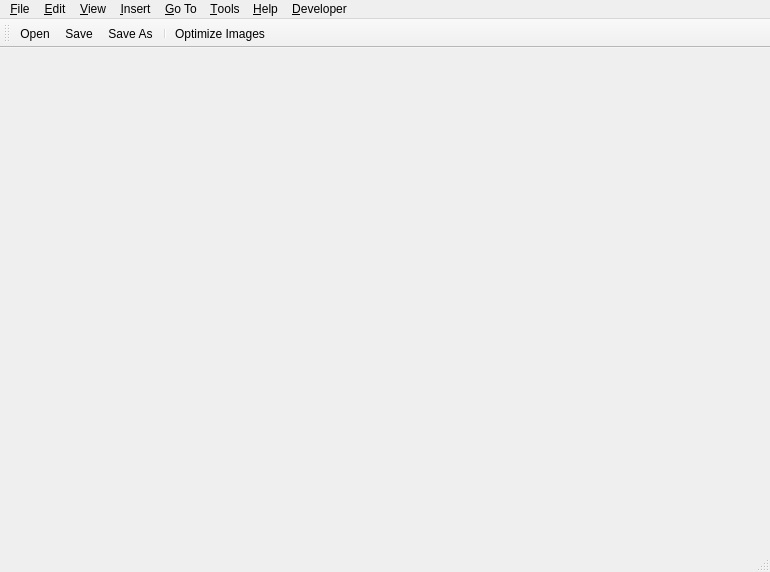
<?xml version="1.0" encoding="UTF-8"?>
<ui version="4.0">
 <class>PDFEditorMainWindow</class>
 <widget class="QMainWindow" name="PDFEditorMainWindow">
  <property name="geometry">
   <rect>
    <x>0</x>
    <y>0</y>
    <width>770</width>
    <height>572</height>
   </rect>
  </property>
  <property name="windowTitle">
   <string>PDF Editor</string>
  </property>
  <widget class="QWidget" name="centralWidget"/>
  <widget class="QMenuBar" name="menuBar">
   <property name="geometry">
    <rect>
     <x>0</x>
     <y>0</y>
     <width>770</width>
     <height>22</height>
    </rect>
   </property>
   <widget class="QMenu" name="menuFile">
    <property name="title">
     <string>&amp;File</string>
    </property>
    <addaction name="actionOpen"/>
    <addaction name="actionClose"/>
    <addaction name="actionAutomaticDocumentRefresh"/>
    <addaction name="separator"/>
    <addaction name="actionSave"/>
    <addaction name="actionSave_As"/>
    <addaction name="separator"/>
    <addaction name="actionPrint"/>
    <addaction name="actionRender_to_Images"/>
    <addaction name="separator"/>
    <addaction name="actionProperties"/>
    <addaction name="separator"/>
    <addaction name="actionClearRecentFileHistory"/>
    <addaction name="separator"/>
    <addaction name="actionQuit"/>
   </widget>
   <widget class="QMenu" name="menuGoTo">
    <property name="title">
     <string>&amp;Go To</string>
    </property>
    <widget class="QMenu" name="menuBookmarkSettings">
     <property name="title">
      <string>Book&amp;mark Settings</string>
     </property>
     <addaction name="actionBookmarkExport"/>
     <addaction name="actionBookmarkImport"/>
     <addaction name="actionBookmarkAutoGenerate"/>
    </widget>
    <addaction name="actionGoToDocumentStart"/>
    <addaction name="actionGoToDocumentEnd"/>
    <addaction name="actionGoToPreviousPage"/>
    <addaction name="actionGoToNextPage"/>
    <addaction name="actionGoToPreviousLine"/>
    <addaction name="actionGoToNextLine"/>
    <addaction name="separator"/>
    <addaction name="actionBookmarkPage"/>
    <addaction name="actionGotoPreviousBookmark"/>
    <addaction name="actionGotoNextBookmark"/>
    <addaction name="menuBookmarkSettings"/>
   </widget>
   <widget class="QMenu" name="menuView">
    <property name="title">
     <string>&amp;View</string>
    </property>
    <widget class="QMenu" name="menuPage_Layout">
     <property name="title">
      <string>Page La&amp;yout</string>
     </property>
     <addaction name="actionPageLayoutSinglePage"/>
     <addaction name="actionPageLayoutContinuous"/>
     <addaction name="actionPageLayoutTwoPages"/>
     <addaction name="actionPageLayoutTwoColumns"/>
     <addaction name="separator"/>
     <addaction name="actionFirstPageOnRightSide"/>
    </widget>
    <widget class="QMenu" name="menuRendering_Options">
     <property name="title">
      <string>Re&amp;ndering Options</string>
     </property>
     <addaction name="actionRenderOptionAntialiasing"/>
     <addaction name="actionRenderOptionTextAntialiasing"/>
     <addaction name="actionRenderOptionSmoothPictures"/>
     <addaction name="actionRenderOptionIgnoreOptionalContentSettings"/>
     <addaction name="actionRenderOptionDisplayAnnotations"/>
     <addaction name="actionRenderOptionDisplayRenderTimes"/>
    </widget>
    <addaction name="menuPage_Layout"/>
    <addaction name="actionFullscreenMode"/>
    <addaction name="separator"/>
    <addaction name="menuRendering_Options"/>
    <addaction name="separator"/>
    <addaction name="actionRotateRight"/>
    <addaction name="actionRotateLeft"/>
    <addaction name="separator"/>
    <addaction name="actionZoom_In"/>
    <addaction name="actionZoom_Out"/>
    <addaction name="separator"/>
    <addaction name="actionFitPage"/>
    <addaction name="actionFitWidth"/>
    <addaction name="actionFitHeight"/>
    <addaction name="separator"/>
    <addaction name="actionColorInvert"/>
    <addaction name="actionColorGrayscale"/>
    <addaction name="actionColorHighContrast"/>
    <addaction name="actionColorBitonal"/>
    <addaction name="actionColorCustom"/>
   </widget>
   <widget class="QMenu" name="menuTools">
    <property name="title">
     <string>&amp;Tools</string>
    </property>
    <addaction name="actionMagnifier"/>
    <addaction name="actionScreenshot"/>
    <addaction name="actionExtractImage"/>
    <addaction name="separator"/>
    <addaction name="actionRendering_Errors"/>
    <addaction name="separator"/>
    <addaction name="actionOptions"/>
    <addaction name="actionResetToFactorySettings"/>
    <addaction name="separator"/>
    <addaction name="actionCertificateManager"/>
   </widget>
   <widget class="QMenu" name="menuHelp">
    <property name="title">
     <string>&amp;Help</string>
    </property>
    <addaction name="actionGetSource"/>
    <addaction name="actionAbout"/>
   </widget>
   <widget class="QMenu" name="menuDeveloper">
    <property name="title">
     <string>&amp;Developer</string>
    </property>
    <addaction name="actionShow_Text_Blocks"/>
    <addaction name="actionShow_Text_Lines"/>
   </widget>
   <widget class="QMenu" name="menuEdit">
    <property name="title">
     <string>&amp;Edit</string>
    </property>
    <addaction name="actionUndo"/>
    <addaction name="actionRedo"/>
    <addaction name="separator"/>
    <addaction name="actionFind"/>
    <addaction name="actionFindPrevious"/>
    <addaction name="actionFindNext"/>
    <addaction name="separator"/>
    <addaction name="actionSelectText"/>
    <addaction name="actionCopyText"/>
    <addaction name="actionSelectTextAll"/>
    <addaction name="actionDeselectText"/>
    <addaction name="separator"/>
    <addaction name="actionSelectTable"/>
    <addaction name="separator"/>
    <addaction name="actionEncryption"/>
    <addaction name="actionOptimize"/>
    <addaction name="actionOptimizeImages"/>
    <addaction name="separator"/>
    <addaction name="actionSanitize"/>
    <addaction name="actionRemoveExternalLinks"/>
    <addaction name="actionPageGeometry"/>
    <addaction name="actionCreateBitonalDocument"/>
    <addaction name="separator"/>
    <addaction name="actionPrepareScannedPages"/>
    <addaction name="actionRecognizeText"/>
    <addaction name="actionBatchRecognizeText"/>
    <addaction name="actionManageOCRLanguages"/>
   </widget>
   <widget class="QMenu" name="menuInsert">
    <property name="title">
     <string>&amp;Insert</string>
    </property>
    <widget class="QMenu" name="menuSticky_Note">
     <property name="title">
      <string>Sticky &amp;Note</string>
     </property>
     <addaction name="actionStickyNoteComment"/>
     <addaction name="actionStickyNoteHelp"/>
     <addaction name="actionStickyNoteNote"/>
    </widget>
    <widget class="QMenu" name="menuStamp">
     <property name="title">
      <string>&amp;Stamp</string>
     </property>
    </widget>
    <widget class="QMenu" name="menuTextHighlight">
     <property name="title">
      <string>Text Hi&amp;ghlight</string>
     </property>
     <addaction name="actionCreateTextHighlight"/>
     <addaction name="actionCreateTextUnderline"/>
     <addaction name="actionCreateTextStrikeout"/>
     <addaction name="actionCreateTextSquiggly"/>
    </widget>
    <widget class="QMenu" name="menuHyperlinkToThisPDF">
     <property name="title">
      <string>Hyperlink to this PDF</string>
     </property>
     <addaction name="actionCreateHyperlinkToThisPDFFit"/>
     <addaction name="actionCreateHyperlinkToThisPDFFitH"/>
     <addaction name="actionCreateHyperlinkToThisPDFFitV"/>
     <addaction name="actionCreateHyperlinkToThisPDFFitR"/>
     <addaction name="actionCreateHyperlinkToThisPDFFitB"/>
     <addaction name="actionCreateHyperlinkToThisPDFFitBH"/>
     <addaction name="actionCreateHyperlinkToThisPDFFitBV"/>
     <addaction name="actionCreateHyperlinkToThisPDFXYZ"/>
     <addaction name="actionCreateHyperlinkToThisPDFXYZInheritZoom"/>
    </widget>
    <addaction name="menuSticky_Note"/>
    <addaction name="actionCreateHyperlink"/>
    <addaction name="menuHyperlinkToThisPDF"/>
    <addaction name="actionInlineText"/>
    <addaction name="actionCreateStraightLine"/>
    <addaction name="actionCreatePolyline"/>
    <addaction name="actionCreateRectangle"/>
    <addaction name="actionCreatePolygon"/>
    <addaction name="actionCreateEllipse"/>
    <addaction name="actionCreateFreehandCurve"/>
    <addaction name="menuStamp"/>
    <addaction name="menuTextHighlight"/>
    <addaction name="separator"/>
    <addaction name="actionDeleteAnnotation"/>
    <addaction name="separator"/>
    <addaction name="actionInsertPageNumbers"/>
   </widget>
   <addaction name="menuFile"/>
   <addaction name="menuEdit"/>
   <addaction name="menuView"/>
   <addaction name="menuInsert"/>
   <addaction name="menuGoTo"/>
   <addaction name="menuTools"/>
   <addaction name="menuHelp"/>
   <addaction name="menuDeveloper"/>
  </widget>
  <widget class="QToolBar" name="mainToolBar">
   <attribute name="toolBarArea">
    <enum>TopToolBarArea</enum>
   </attribute>
   <attribute name="toolBarBreak">
    <bool>false</bool>
   </attribute>
   <addaction name="actionOpen"/>
   <addaction name="actionSave"/>
   <addaction name="actionSave_As"/>
   <addaction name="separator"/>
   <addaction name="actionOptimizeImages"/>
  </widget>
  <widget class="QStatusBar" name="statusBar"/>
  <action name="actionOpen">
   <property name="icon">
    <iconset resource="pdf4qtlibgui.qrc">
     <normaloff>:/resources/open.svg</normaloff>:/resources/open.svg</iconset>
   </property>
   <property name="text">
    <string>&amp;Open...</string>
   </property>
  </action>
  <action name="actionClose">
   <property name="icon">
    <iconset resource="pdf4qtlibgui.qrc">
     <normaloff>:/resources/close.svg</normaloff>:/resources/close.svg</iconset>
   </property>
   <property name="text">
    <string>&amp;Close</string>
   </property>
  </action>
  <action name="actionQuit">
   <property name="icon">
    <iconset resource="pdf4qtlibgui.qrc">
     <normaloff>:/resources/quit.svg</normaloff>:/resources/quit.svg</iconset>
   </property>
   <property name="text">
    <string>&amp;Quit</string>
   </property>
  </action>
  <action name="actionPageLayoutSinglePage">
   <property name="checkable">
    <bool>true</bool>
   </property>
   <property name="text">
    <string>&amp;Single Page</string>
   </property>
   <property name="toolTip">
    <string>Single Page</string>
   </property>
   <property name="shortcut">
    <string>Ctrl+1</string>
   </property>
  </action>
  <action name="actionPageLayoutContinuous">
   <property name="checkable">
    <bool>true</bool>
   </property>
   <property name="text">
    <string>&amp;Continuous</string>
   </property>
   <property name="toolTip">
    <string>Continuous</string>
   </property>
   <property name="shortcut">
    <string>Ctrl+2</string>
   </property>
  </action>
  <action name="actionPageLayoutTwoPages">
   <property name="checkable">
    <bool>true</bool>
   </property>
   <property name="text">
    <string>Two &amp;Pages</string>
   </property>
   <property name="toolTip">
    <string>Two Pages</string>
   </property>
   <property name="shortcut">
    <string>Ctrl+3</string>
   </property>
  </action>
  <action name="actionPageLayoutTwoColumns">
   <property name="checkable">
    <bool>true</bool>
   </property>
   <property name="text">
    <string>&amp;Two columns</string>
   </property>
   <property name="toolTip">
    <string>Two columns</string>
   </property>
   <property name="shortcut">
    <string>Ctrl+4</string>
   </property>
  </action>
  <action name="actionFirstPageOnRightSide">
   <property name="checkable">
    <bool>true</bool>
   </property>
   <property name="text">
    <string>&amp;First page on right side</string>
   </property>
   <property name="toolTip">
    <string>First page on right side</string>
   </property>
   <property name="shortcut">
    <string>Ctrl+5</string>
   </property>
  </action>
  <action name="actionFullscreenMode">
   <property name="checkable">
    <bool>true</bool>
   </property>
   <property name="text">
    <string>&amp;Fullscreen Mode</string>
   </property>
   <property name="toolTip">
    <string>Fullscreen Mode</string>
   </property>
  </action>
  <action name="actionRendering_Errors">
   <property name="icon">
    <iconset resource="pdf4qtlibgui.qrc">
     <normaloff>:/resources/rendering-errors.svg</normaloff>:/resources/rendering-errors.svg</iconset>
   </property>
   <property name="text">
    <string>&amp;Rendering Errors...</string>
   </property>
   <property name="shortcut">
    <string>Ctrl+E</string>
   </property>
  </action>
  <action name="actionRenderOptionAntialiasing">
   <property name="checkable">
    <bool>true</bool>
   </property>
   <property name="text">
    <string>&amp;Antialiasing</string>
   </property>
   <property name="toolTip">
    <string>Antialiasing</string>
   </property>
  </action>
  <action name="actionRenderOptionTextAntialiasing">
   <property name="checkable">
    <bool>true</bool>
   </property>
   <property name="text">
    <string>&amp;Text Antialiasing</string>
   </property>
   <property name="toolTip">
    <string>Text Antialiasing</string>
   </property>
  </action>
  <action name="actionRenderOptionSmoothPictures">
   <property name="checkable">
    <bool>true</bool>
   </property>
   <property name="text">
    <string>&amp;Smooth Pictures</string>
   </property>
   <property name="toolTip">
    <string>Smooth Pictures</string>
   </property>
  </action>
  <action name="actionRenderOptionIgnoreOptionalContentSettings">
   <property name="checkable">
    <bool>true</bool>
   </property>
   <property name="text">
    <string>&amp;Ignore Optional Content Settings</string>
   </property>
   <property name="toolTip">
    <string>Ignore Optional Content Settings</string>
   </property>
  </action>
  <action name="actionOptions">
   <property name="icon">
    <iconset resource="pdf4qtlibgui.qrc">
     <normaloff>:/resources/settings.svg</normaloff>:/resources/settings.svg</iconset>
   </property>
   <property name="text">
    <string>&amp;Options...</string>
   </property>
   <property name="shortcut">
    <string>Ctrl+K</string>
   </property>
  </action>
  <action name="actionResetToFactorySettings">
   <property name="text">
    <string>Reset to &amp;Factory Settings</string>
   </property>
  </action>
  <action name="actionZoom_In">
   <property name="icon">
    <iconset resource="pdf4qtlibgui.qrc">
     <normaloff>:/resources/zoom-in.svg</normaloff>:/resources/zoom-in.svg</iconset>
   </property>
   <property name="text">
    <string>&amp;Zoom In</string>
   </property>
  </action>
  <action name="actionZoom_Out">
   <property name="icon">
    <iconset resource="pdf4qtlibgui.qrc">
     <normaloff>:/resources/zoom-out.svg</normaloff>:/resources/zoom-out.svg</iconset>
   </property>
   <property name="text">
    <string>Zoom &amp;Out</string>
   </property>
  </action>
  <action name="actionAbout">
   <property name="icon">
    <iconset resource="pdf4qtlibgui.qrc">
     <normaloff>:/resources/book.svg</normaloff>:/resources/book.svg</iconset>
   </property>
   <property name="text">
    <string>&amp;About...</string>
   </property>
  </action>
  <action name="actionFitPage">
   <property name="icon">
    <iconset resource="pdf4qtlibgui.qrc">
     <normaloff>:/resources/zoom-fit.svg</normaloff>:/resources/zoom-fit.svg</iconset>
   </property>
   <property name="text">
    <string>Fit &amp;Page</string>
   </property>
  </action>
  <action name="actionFitWidth">
   <property name="icon">
    <iconset resource="pdf4qtlibgui.qrc">
     <normaloff>:/resources/zoom-fit-horizontal.svg</normaloff>:/resources/zoom-fit-horizontal.svg</iconset>
   </property>
   <property name="text">
    <string>Fit &amp;Width</string>
   </property>
   <property name="shortcut">
    <string>W</string>
   </property>
  </action>
  <action name="actionFitHeight">
   <property name="icon">
    <iconset resource="pdf4qtlibgui.qrc">
     <normaloff>:/resources/zoom-fit-vertical.svg</normaloff>:/resources/zoom-fit-vertical.svg</iconset>
   </property>
   <property name="text">
    <string>&amp;Fit Height</string>
   </property>
   <property name="shortcut">
    <string>H</string>
   </property>
  </action>
  <action name="actionProperties">
   <property name="icon">
    <iconset resource="pdf4qtlibgui.qrc">
     <normaloff>:/resources/info.svg</normaloff>:/resources/info.svg</iconset>
   </property>
   <property name="text">
    <string>Prope&amp;rties...</string>
   </property>
  </action>
  <action name="actionShow_Text_Blocks">
   <property name="checkable">
    <bool>true</bool>
   </property>
   <property name="text">
    <string>Show Text &amp;Blocks</string>
   </property>
  </action>
  <action name="actionShow_Text_Lines">
   <property name="checkable">
    <bool>true</bool>
   </property>
   <property name="text">
    <string>Show Text &amp;Lines</string>
   </property>
  </action>
  <action name="actionFind">
   <property name="icon">
    <iconset resource="pdf4qtlibgui.qrc">
     <normaloff>:/resources/find.svg</normaloff>:/resources/find.svg</iconset>
   </property>
   <property name="text">
    <string>&amp;Find</string>
   </property>
  </action>
  <action name="actionFindPrevious">
   <property name="icon">
    <iconset resource="pdf4qtlibgui.qrc">
     <normaloff>:/resources/find-previous.svg</normaloff>:/resources/find-previous.svg</iconset>
   </property>
   <property name="text">
    <string>Fin&amp;d Previous</string>
   </property>
  </action>
  <action name="actionFindNext">
   <property name="icon">
    <iconset resource="pdf4qtlibgui.qrc">
     <normaloff>:/resources/find-next.svg</normaloff>:/resources/find-next.svg</iconset>
   </property>
   <property name="text">
    <string>Fi&amp;nd Next</string>
   </property>
  </action>
  <action name="actionSelectText">
   <property name="checkable">
    <bool>true</bool>
   </property>
   <property name="icon">
    <iconset resource="pdf4qtlibgui.qrc">
     <normaloff>:/resources/select-text.svg</normaloff>:/resources/select-text.svg</iconset>
   </property>
   <property name="text">
    <string>Select te&amp;xt</string>
   </property>
  </action>
  <action name="actionSelectTable">
   <property name="checkable">
    <bool>true</bool>
   </property>
   <property name="icon">
    <iconset resource="pdf4qtlibgui.qrc">
     <normaloff>:/resources/select-table.svg</normaloff>:/resources/select-table.svg</iconset>
   </property>
   <property name="text">
    <string>Select &amp;table</string>
   </property>
  </action>
  <action name="actionSelectTextAll">
   <property name="icon">
    <iconset resource="pdf4qtlibgui.qrc">
     <normaloff>:/resources/select-all-text.svg</normaloff>:/resources/select-all-text.svg</iconset>
   </property>
   <property name="text">
    <string>Select &amp;All</string>
   </property>
  </action>
  <action name="actionDeselectText">
   <property name="icon">
    <iconset resource="pdf4qtlibgui.qrc">
     <normaloff>:/resources/deselect-text.svg</normaloff>:/resources/deselect-text.svg</iconset>
   </property>
   <property name="text">
    <string>Dese&amp;lect</string>
   </property>
  </action>
  <action name="actionCopyText">
   <property name="icon">
    <iconset resource="pdf4qtlibgui.qrc">
     <normaloff>:/resources/copy-text.svg</normaloff>:/resources/copy-text.svg</iconset>
   </property>
   <property name="text">
    <string>&amp;Copy text</string>
   </property>
  </action>
  <action name="actionColorInvert">
   <property name="checkable">
    <bool>true</bool>
   </property>
   <property name="icon">
    <iconset resource="pdf4qtlibgui.qrc">
     <normaloff>:/resources/invert-colors.svg</normaloff>:/resources/invert-colors.svg</iconset>
   </property>
   <property name="text">
    <string>Color | &amp;Inverted</string>
   </property>
  </action>
  <action name="actionColorGrayscale">
   <property name="checkable">
    <bool>true</bool>
   </property>
   <property name="icon">
    <iconset resource="pdf4qtlibgui.qrc">
     <normaloff>:/resources/invert-colors.svg</normaloff>:/resources/invert-colors.svg</iconset>
   </property>
   <property name="text">
    <string>Color | &amp;Grayscale</string>
   </property>
  </action>
  <action name="actionColorHighContrast">
   <property name="checkable">
    <bool>true</bool>
   </property>
   <property name="icon">
    <iconset resource="pdf4qtlibgui.qrc">
     <normaloff>:/resources/invert-colors.svg</normaloff>:/resources/invert-colors.svg</iconset>
   </property>
   <property name="text">
    <string>Color | &amp;High Contrast</string>
   </property>
  </action>
  <action name="actionColorBitonal">
   <property name="checkable">
    <bool>true</bool>
   </property>
   <property name="icon">
    <iconset resource="pdf4qtlibgui.qrc">
     <normaloff>:/resources/invert-colors.svg</normaloff>:/resources/invert-colors.svg</iconset>
   </property>
   <property name="text">
    <string>Color | &amp;Monochromatic</string>
   </property>
  </action>
  <action name="actionColorCustom">
   <property name="checkable">
    <bool>true</bool>
   </property>
   <property name="icon">
    <iconset resource="pdf4qtlibgui.qrc">
     <normaloff>:/resources/invert-colors.svg</normaloff>:/resources/invert-colors.svg</iconset>
   </property>
   <property name="text">
    <string>Color | &amp;Custom</string>
   </property>
  </action>
  <action name="actionRotateRight">
   <property name="icon">
    <iconset resource="pdf4qtlibgui.qrc">
     <normaloff>:/resources/rotate-right.svg</normaloff>:/resources/rotate-right.svg</iconset>
   </property>
   <property name="text">
    <string>Rotate &amp;Right</string>
   </property>
  </action>
  <action name="actionRotateLeft">
   <property name="icon">
    <iconset resource="pdf4qtlibgui.qrc">
     <normaloff>:/resources/rotate-left.svg</normaloff>:/resources/rotate-left.svg</iconset>
   </property>
   <property name="text">
    <string>Rotate &amp;Left</string>
   </property>
  </action>
  <action name="actionPrint">
   <property name="icon">
    <iconset resource="pdf4qtlibgui.qrc">
     <normaloff>:/resources/print.svg</normaloff>:/resources/print.svg</iconset>
   </property>
   <property name="text">
    <string>&amp;Print...</string>
   </property>
  </action>
  <action name="actionRender_to_Images">
   <property name="text">
    <string>Render to &amp;Images...</string>
   </property>
  </action>
  <action name="actionMagnifier">
   <property name="checkable">
    <bool>true</bool>
   </property>
   <property name="icon">
    <iconset resource="pdf4qtlibgui.qrc">
     <normaloff>:/resources/magnifier.svg</normaloff>:/resources/magnifier.svg</iconset>
   </property>
   <property name="text">
    <string>&amp;Magnifier</string>
   </property>
   <property name="toolTip">
    <string>Magnifier Tool</string>
   </property>
  </action>
  <action name="actionScreenshot">
   <property name="checkable">
    <bool>true</bool>
   </property>
   <property name="icon">
    <iconset resource="pdf4qtlibgui.qrc">
     <normaloff>:/resources/screenshot-tool.svg</normaloff>:/resources/screenshot-tool.svg</iconset>
   </property>
   <property name="text">
    <string>&amp;Screenshot</string>
   </property>
  </action>
  <action name="actionExtractImage">
   <property name="checkable">
    <bool>true</bool>
   </property>
   <property name="icon">
    <iconset resource="pdf4qtlibgui.qrc">
     <normaloff>:/resources/extract-image.svg</normaloff>:/resources/extract-image.svg</iconset>
   </property>
   <property name="text">
    <string>&amp;Extract Image</string>
   </property>
  </action>
  <action name="actionRenderOptionDisplayAnnotations">
   <property name="checkable">
    <bool>true</bool>
   </property>
   <property name="text">
    <string>&amp;Display Annotations</string>
   </property>
   <property name="toolTip">
    <string>Display Annotations</string>
   </property>
  </action>
  <action name="actionUndo">
   <property name="icon">
    <iconset resource="pdf4qtlibgui.qrc">
     <normaloff>:/resources/undo.svg</normaloff>:/resources/undo.svg</iconset>
   </property>
   <property name="text">
    <string>&amp;Undo</string>
   </property>
  </action>
  <action name="actionRedo">
   <property name="icon">
    <iconset resource="pdf4qtlibgui.qrc">
     <normaloff>:/resources/redo.svg</normaloff>:/resources/redo.svg</iconset>
   </property>
   <property name="text">
    <string>&amp;Redo</string>
   </property>
  </action>
  <action name="actionOptimize">
   <property name="icon">
    <iconset resource="pdf4qtlibgui.qrc">
     <normaloff>:/resources/optimize.svg</normaloff>:/resources/optimize.svg</iconset>
   </property>
   <property name="text">
    <string>&amp;Optimize...</string>
   </property>
   <property name="statusTip">
    <string>Optimizes document to reduce file size.</string>
   </property>
  </action>
  <action name="actionOptimizeImages">
   <property name="icon">
    <iconset resource="pdf4qtlibgui.qrc">
     <normaloff>:/resources/optimize.svg</normaloff>:/resources/optimize.svg</iconset>
   </property>
   <property name="text">
    <string>Optimize &amp;Images...</string>
   </property>
   <property name="statusTip">
    <string>Optimizes embedded images to reduce file size.</string>
   </property>
  </action>
  <action name="actionSave_As">
   <property name="icon">
    <iconset resource="pdf4qtlibgui.qrc">
     <normaloff>:/resources/save-as.svg</normaloff>:/resources/save-as.svg</iconset>
   </property>
   <property name="text">
    <string>Save &amp;As...</string>
   </property>
  </action>
  <action name="actionSave">
   <property name="icon">
    <iconset resource="pdf4qtlibgui.qrc">
     <normaloff>:/resources/save.svg</normaloff>:/resources/save.svg</iconset>
   </property>
   <property name="text">
    <string>&amp;Save</string>
   </property>
  </action>
  <action name="actionStickyNoteComment">
   <property name="checkable">
    <bool>true</bool>
   </property>
   <property name="text">
    <string>&amp;Comment</string>
   </property>
  </action>
  <action name="actionStickyNoteHelp">
   <property name="checkable">
    <bool>true</bool>
   </property>
   <property name="text">
    <string>&amp;Help</string>
   </property>
  </action>
  <action name="actionStickyNoteNote">
   <property name="checkable">
    <bool>true</bool>
   </property>
   <property name="text">
    <string>No&amp;te</string>
   </property>
  </action>
  <action name="actionCreateHyperlink">
   <property name="checkable">
    <bool>true</bool>
   </property>
   <property name="icon">
    <iconset resource="pdf4qtlibgui.qrc">
     <normaloff>:/resources/hyperlink.svg</normaloff>:/resources/hyperlink.svg</iconset>
   </property>
   <property name="text">
    <string>&amp;Hyperlink</string>
   </property>
  </action>
  <action name="actionCreateHyperlinkToThisPDFFit">
   <property name="checkable">
    <bool>true</bool>
   </property>
   <property name="text">
    <string>Fit Page</string>
   </property>
  </action>
  <action name="actionCreateHyperlinkToThisPDFFitH">
   <property name="checkable">
    <bool>true</bool>
   </property>
   <property name="text">
    <string>Fit Page Horizontally</string>
   </property>
  </action>
  <action name="actionCreateHyperlinkToThisPDFFitV">
   <property name="checkable">
    <bool>true</bool>
   </property>
   <property name="text">
    <string>Fit Page Vertically</string>
   </property>
  </action>
  <action name="actionCreateHyperlinkToThisPDFFitR">
   <property name="checkable">
    <bool>true</bool>
   </property>
   <property name="text">
    <string>Fit Rectangle</string>
   </property>
  </action>
  <action name="actionCreateHyperlinkToThisPDFFitB">
   <property name="checkable">
    <bool>true</bool>
   </property>
   <property name="text">
    <string>Fit Bounding Box</string>
   </property>
  </action>
  <action name="actionCreateHyperlinkToThisPDFFitBH">
   <property name="checkable">
    <bool>true</bool>
   </property>
   <property name="text">
    <string>Fit Bounding Box Horizontally</string>
   </property>
  </action>
  <action name="actionCreateHyperlinkToThisPDFFitBV">
   <property name="checkable">
    <bool>true</bool>
   </property>
   <property name="text">
    <string>Fit Bounding Box Vertically</string>
   </property>
  </action>
  <action name="actionCreateHyperlinkToThisPDFXYZ">
   <property name="checkable">
    <bool>true</bool>
   </property>
   <property name="text">
    <string>XYZ</string>
   </property>
  </action>
  <action name="actionCreateHyperlinkToThisPDFXYZInheritZoom">
   <property name="checkable">
    <bool>true</bool>
   </property>
   <property name="text">
    <string>XYZ (Inherit Zoom)</string>
   </property>
  </action>
  <action name="actionInlineText">
   <property name="checkable">
    <bool>true</bool>
   </property>
   <property name="icon">
    <iconset resource="pdf4qtlibgui.qrc">
     <normaloff>:/resources/annot-inline-text.svg</normaloff>:/resources/annot-inline-text.svg</iconset>
   </property>
   <property name="text">
    <string>&amp;Inline text</string>
   </property>
  </action>
  <action name="actionInsertPageNumbers">
   <property name="checkable">
    <bool>true</bool>
   </property>
   <property name="icon">
    <iconset resource="pdf4qtlibgui.qrc">
     <normaloff>:/resources/insert-page-numbers.svg</normaloff>:/resources/insert-page-numbers.svg</iconset>
   </property>
   <property name="text">
    <string>Insert Page &amp;Numbers...</string>
   </property>
  </action>
  <action name="actionCreateStraightLine">
   <property name="checkable">
    <bool>true</bool>
   </property>
   <property name="icon">
    <iconset resource="pdf4qtlibgui.qrc">
     <normaloff>:/resources/annot-straight-line.svg</normaloff>:/resources/annot-straight-line.svg</iconset>
   </property>
   <property name="text">
    <string>Str&amp;aight Line</string>
   </property>
  </action>
  <action name="actionCreatePolyline">
   <property name="checkable">
    <bool>true</bool>
   </property>
   <property name="icon">
    <iconset resource="pdf4qtlibgui.qrc">
     <normaloff>:/resources/annot-polyline.svg</normaloff>:/resources/annot-polyline.svg</iconset>
   </property>
   <property name="text">
    <string>Pol&amp;yline</string>
   </property>
  </action>
  <action name="actionCreateRectangle">
   <property name="checkable">
    <bool>true</bool>
   </property>
   <property name="icon">
    <iconset resource="pdf4qtlibgui.qrc">
     <normaloff>:/resources/annot-rectangle.svg</normaloff>:/resources/annot-rectangle.svg</iconset>
   </property>
   <property name="text">
    <string>&amp;Rectangle</string>
   </property>
  </action>
  <action name="actionCreatePolygon">
   <property name="checkable">
    <bool>true</bool>
   </property>
   <property name="icon">
    <iconset resource="pdf4qtlibgui.qrc">
     <normaloff>:/resources/annot-polygon.svg</normaloff>:/resources/annot-polygon.svg</iconset>
   </property>
   <property name="text">
    <string>&amp;Polygon</string>
   </property>
  </action>
  <action name="actionCreateEllipse">
   <property name="checkable">
    <bool>true</bool>
   </property>
   <property name="icon">
    <iconset resource="pdf4qtlibgui.qrc">
     <normaloff>:/resources/annot-ellipse.svg</normaloff>:/resources/annot-ellipse.svg</iconset>
   </property>
   <property name="text">
    <string>&amp;Ellipse</string>
   </property>
  </action>
  <action name="actionCreateFreehandCurve">
   <property name="checkable">
    <bool>true</bool>
   </property>
   <property name="icon">
    <iconset resource="pdf4qtlibgui.qrc">
     <normaloff>:/resources/annot-freehand-curve.svg</normaloff>:/resources/annot-freehand-curve.svg</iconset>
   </property>
   <property name="text">
    <string>&amp;Freehand Curve</string>
   </property>
  </action>
  <action name="actionDeleteAnnotation">
   <property name="checkable">
    <bool>true</bool>
   </property>
   <property name="text">
    <string>&amp;Delete Annotations</string>
   </property>
   <property name="toolTip">
    <string>Delete annotations - click on an annotation, or drag a rectangle over several annotations</string>
   </property>
  </action>
  <action name="actionCreateTextHighlight">
   <property name="checkable">
    <bool>true</bool>
   </property>
   <property name="icon">
    <iconset resource="pdf4qtlibgui.qrc">
     <normaloff>:/resources/highlight.svg</normaloff>:/resources/highlight.svg</iconset>
   </property>
   <property name="text">
    <string>&amp;Highlight</string>
   </property>
  </action>
  <action name="actionCreateTextUnderline">
   <property name="checkable">
    <bool>true</bool>
   </property>
   <property name="icon">
    <iconset resource="pdf4qtlibgui.qrc">
     <normaloff>:/resources/underline.svg</normaloff>:/resources/underline.svg</iconset>
   </property>
   <property name="text">
    <string>&amp;Underline</string>
   </property>
  </action>
  <action name="actionCreateTextStrikeout">
   <property name="checkable">
    <bool>true</bool>
   </property>
   <property name="icon">
    <iconset resource="pdf4qtlibgui.qrc">
     <normaloff>:/resources/strikeout.svg</normaloff>:/resources/strikeout.svg</iconset>
   </property>
   <property name="text">
    <string>Stri&amp;keout</string>
   </property>
  </action>
  <action name="actionCreateTextSquiggly">
   <property name="checkable">
    <bool>true</bool>
   </property>
   <property name="icon">
    <iconset resource="pdf4qtlibgui.qrc">
     <normaloff>:/resources/squiggly.svg</normaloff>:/resources/squiggly.svg</iconset>
   </property>
   <property name="text">
    <string>&amp;Squiggly</string>
   </property>
  </action>
  <action name="actionGoToDocumentStart">
   <property name="icon">
    <iconset resource="pdf4qtlibgui.qrc">
     <normaloff>:/resources/previous-start.svg</normaloff>:/resources/previous-start.svg</iconset>
   </property>
   <property name="text">
    <string>Go to document &amp;start</string>
   </property>
  </action>
  <action name="actionGoToDocumentEnd">
   <property name="icon">
    <iconset resource="pdf4qtlibgui.qrc">
     <normaloff>:/resources/next-end.svg</normaloff>:/resources/next-end.svg</iconset>
   </property>
   <property name="text">
    <string>Go to document &amp;end</string>
   </property>
  </action>
  <action name="actionGoToNextPage">
   <property name="icon">
    <iconset resource="pdf4qtlibgui.qrc">
     <normaloff>:/resources/next-page.svg</normaloff>:/resources/next-page.svg</iconset>
   </property>
   <property name="text">
    <string>Go to &amp;next page</string>
   </property>
  </action>
  <action name="actionGoToPreviousPage">
   <property name="icon">
    <iconset resource="pdf4qtlibgui.qrc">
     <normaloff>:/resources/previous-page.svg</normaloff>:/resources/previous-page.svg</iconset>
   </property>
   <property name="text">
    <string>Go to &amp;previous page</string>
   </property>
  </action>
  <action name="actionGoToNextLine">
   <property name="icon">
    <iconset resource="pdf4qtlibgui.qrc">
     <normaloff>:/resources/next.svg</normaloff>:/resources/next.svg</iconset>
   </property>
   <property name="text">
    <string>Go &amp;to next line</string>
   </property>
  </action>
  <action name="actionGoToPreviousLine">
   <property name="icon">
    <iconset resource="pdf4qtlibgui.qrc">
     <normaloff>:/resources/previous.svg</normaloff>:/resources/previous.svg</iconset>
   </property>
   <property name="text">
    <string>Go t&amp;o previous line</string>
   </property>
  </action>
  <action name="actionGetSource">
   <property name="icon">
    <iconset resource="pdf4qtlibgui.qrc">
     <normaloff>:/resources/web.svg</normaloff>:/resources/web.svg</iconset>
   </property>
   <property name="text">
    <string>&amp;Get Source</string>
   </property>
  </action>
  <action name="actionEncryption">
   <property name="icon">
    <iconset resource="pdf4qtlibgui.qrc">
     <normaloff>:/resources/encryption.svg</normaloff>:/resources/encryption.svg</iconset>
   </property>
   <property name="text">
    <string>&amp;Encryption...</string>
   </property>
  </action>
  <action name="actionCertificateManager">
   <property name="icon">
    <iconset resource="pdf4qtlibgui.qrc">
     <normaloff>:/resources/certificate-manager.svg</normaloff>:/resources/certificate-manager.svg</iconset>
   </property>
   <property name="text">
    <string>&amp;Certificates...</string>
   </property>
  </action>
  <action name="actionSanitize">
   <property name="icon">
    <iconset resource="pdf4qtlibgui.qrc">
     <normaloff>:/resources/sanitize-document.svg</normaloff>:/resources/sanitize-document.svg</iconset>
   </property>
   <property name="text">
    <string>&amp;Sanitize...</string>
   </property>
   <property name="toolTip">
    <string>Sanitize document to remove sensitive information.</string>
   </property>
  </action>
  <action name="actionRemoveExternalLinks">
   <property name="text">
    <string>Remove External &amp;Links</string>
   </property>
   <property name="toolTip">
    <string>Remove all external link annotations from the document.</string>
   </property>
  </action>
  <action name="actionPageGeometry">
   <property name="icon">
    <iconset resource="pdf4qtlibgui.qrc">
     <normaloff>:/resources/page.svg</normaloff>:/resources/page.svg</iconset>
   </property>
   <property name="text">
    <string>Page &amp;Geometry...</string>
   </property>
   <property name="toolTip">
    <string>Change page size, margins and content placement.</string>
   </property>
  </action>
  <action name="actionAutomaticDocumentRefresh">
   <property name="checkable">
    <bool>true</bool>
   </property>
   <property name="text">
    <string>Automatic &amp;Document Refresh</string>
   </property>
   <property name="statusTip">
    <string>Automatically reloads the document if a change made by an external program is detected.</string>
   </property>
  </action>
  <action name="actionCreateBitonalDocument">
   <property name="icon">
    <iconset resource="pdf4qtlibgui.qrc">
     <normaloff>:/resources/create-bitonal-document.svg</normaloff>:/resources/create-bitonal-document.svg</iconset>
   </property>
   <property name="text">
    <string>Create &amp;Bitonal Document...</string>
   </property>
   <property name="toolTip">
    <string>Create Bitonal Document</string>
   </property>
   <property name="statusTip">
    <string>Convert the colored images to monochromatic to create a bitonal document.</string>
   </property>
  </action>
  <action name="actionRecognizeText">
   <property name="icon">
    <iconset resource="pdf4qtlibgui.qrc">
     <normaloff>:/resources/ocr.svg</normaloff>:/resources/ocr.svg</iconset>
   </property>
   <property name="text">
    <string>Recognize &amp;Text (OCR)...</string>
   </property>
   <property name="toolTip">
    <string>Recognize Text (OCR)</string>
   </property>
   <property name="statusTip">
    <string>Recognize the text of scanned pages, review it and insert an invisible searchable text layer.</string>
   </property>
  </action>
  <action name="actionPrepareScannedPages">
   <property name="text">
    <string>&amp;Prepare Scanned Pages...</string>
   </property>
   <property name="toolTip">
    <string>Prepare Scanned Pages</string>
   </property>
   <property name="statusTip">
    <string>Crop the scanned pages, split the spreads of a book and straighten the skewed pages before the recognition. The images are not re-encoded.</string>
   </property>
  </action>
  <action name="actionBatchRecognizeText">
   <property name="text">
    <string>&amp;Batch Recognize Text...</string>
   </property>
   <property name="toolTip">
    <string>Batch Recognize Text</string>
   </property>
   <property name="statusTip">
    <string>Recognize the text of several PDF files and write the copies with a searchable text layer and the exports.</string>
   </property>
  </action>
  <action name="actionManageOCRLanguages">
   <property name="text">
    <string>Manage OCR &amp;Languages...</string>
   </property>
   <property name="toolTip">
    <string>Manage OCR Languages</string>
   </property>
   <property name="statusTip">
    <string>Download, import or remove the language models of the text recognition.</string>
   </property>
  </action>
  <action name="actionBookmarkPage">
   <property name="icon">
    <iconset resource="pdf4qtlibgui.qrc">
     <normaloff>:/resources/bookmark.svg</normaloff>:/resources/bookmark.svg</iconset>
   </property>
   <property name="text">
    <string>&amp;Bookmark Page</string>
   </property>
   <property name="toolTip">
    <string>Bookmark Page</string>
   </property>
   <property name="statusTip">
    <string>Bookmark page for fast navigation.</string>
   </property>
  </action>
  <action name="actionGotoNextBookmark">
   <property name="icon">
    <iconset resource="pdf4qtlibgui.qrc">
     <normaloff>:/resources/bookmark-next.svg</normaloff>:/resources/bookmark-next.svg</iconset>
   </property>
   <property name="text">
    <string>&amp;Go to Next Bookmark</string>
   </property>
   <property name="toolTip">
    <string>Go to Next Bookmark</string>
   </property>
   <property name="statusTip">
    <string>Navigates to the next bookmarked page.</string>
   </property>
  </action>
  <action name="actionGotoPreviousBookmark">
   <property name="icon">
    <iconset resource="pdf4qtlibgui.qrc">
     <normaloff>:/resources/bookmark-previous.svg</normaloff>:/resources/bookmark-previous.svg</iconset>
   </property>
   <property name="text">
    <string>Go to Previous Boo&amp;kmark</string>
   </property>
   <property name="toolTip">
    <string>Go to Previous Bookmark</string>
   </property>
   <property name="statusTip">
    <string>Navigates to the previous bookmarked page.</string>
   </property>
  </action>
  <action name="actionBookmarkExport">
   <property name="icon">
    <iconset resource="pdf4qtlibgui.qrc">
     <normaloff>:/resources/bookmark.svg</normaloff>:/resources/bookmark.svg</iconset>
   </property>
   <property name="text">
    <string>&amp;Export Bookmarks</string>
   </property>
   <property name="toolTip">
    <string>Export Bookmarks</string>
   </property>
   <property name="statusTip">
    <string>Export bookmarks to the file.</string>
   </property>
  </action>
  <action name="actionBookmarkImport">
   <property name="icon">
    <iconset resource="pdf4qtlibgui.qrc">
     <normaloff>:/resources/bookmark.svg</normaloff>:/resources/bookmark.svg</iconset>
   </property>
   <property name="text">
    <string>&amp;Import Bookmarks</string>
   </property>
   <property name="toolTip">
    <string>Import Bookmarks</string>
   </property>
   <property name="statusTip">
    <string>Import bookmarks from the file.</string>
   </property>
  </action>
  <action name="actionBookmarkAutoGenerate">
   <property name="checkable">
    <bool>true</bool>
   </property>
   <property name="icon">
    <iconset resource="pdf4qtlibgui.qrc">
     <normaloff>:/resources/bookmark.svg</normaloff>:/resources/bookmark.svg</iconset>
   </property>
   <property name="text">
    <string>&amp;Generate Bookmarks Automatically</string>
   </property>
   <property name="toolTip">
    <string>Generate Bookmarks Automatically</string>
   </property>
   <property name="statusTip">
    <string>If checked, bookmarks for main document chapters are generated automatically.</string>
   </property>
  </action>
  <action name="actionRenderOptionDisplayRenderTimes">
   <property name="checkable">
    <bool>true</bool>
   </property>
   <property name="text">
    <string>Display &amp;Render Times</string>
   </property>
   <property name="toolTip">
    <string>Display Render Times</string>
   </property>
   <property name="menuRole">
    <enum>QAction::MenuRole::NoRole</enum>
   </property>
  </action>
  <action name="actionClearRecentFileHistory">
   <property name="text">
    <string>Clear Recent File &amp;History</string>
   </property>
   <property name="menuRole">
    <enum>QAction::MenuRole::NoRole</enum>
   </property>
  </action>
 </widget>
 <layoutdefault spacing="6" margin="11"/>
 <resources>
  <include location="pdf4qtlibgui.qrc"/>
 </resources>
 <connections/>
</ui>
